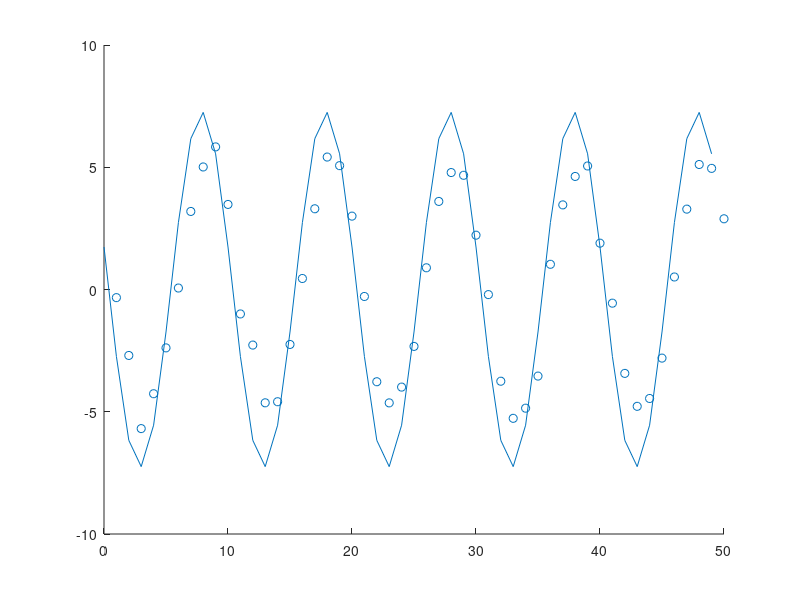

MATLAB code to generate this figure:
clear all
close all
clc

load ('project_2_3.mat');
regen_y = zeros(1,length(n));
f = .1;
for i = 1:length(n)
    regen_y(1,i) = cos(2*pi*f*i);
end
regen_x = zeros(1,length(n));
for i = 1:length(n)
    regen_x(1,i) = -sin(2*pi*f*i);
end
A=[regen_x;regen_y];
A = transpose(A);
square = A*transpose(A);
AandT= transpose(A)*pinv(square)*y;
a = AandT(1,1);
b = AandT(2,1);
amp = (a^2+b^2)^(1/2);
theta = atan(b/a);
t = [0:1:length(n)];
r = amp*cos(2*pi*f*t+theta)-amp*sin(2*pi*f*t+theta);
scatter(n,y);
hold all;
plot(t(1:length(n)),r(1:length(n)));